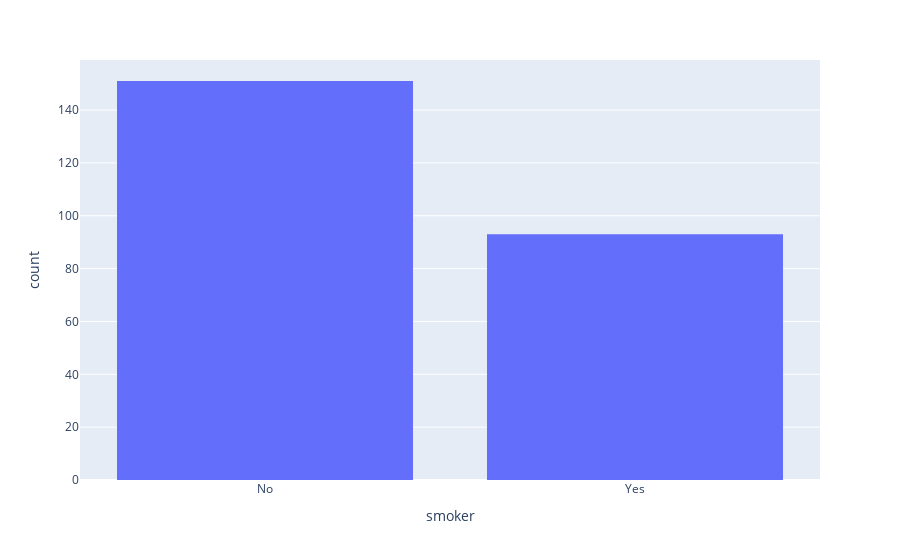

The notebook cell this image was saved under:
### Code cell
px.histogram(tips_df, x = 'smoker')

### Figure 1 — Plotly figure (JSON) as saved in the notebook; plotly's stock layout.template omitted (floating-point values rounded to 4 significant figures; data arrays with more than 128 entries replaced by an {"elided": "..."} marker saying what was removed)
{"data": [{"alignmentgroup": "True", "bingroup": "x", "hovertemplate": "smoker=%{x}<br>count=%{y}<extra></extra>", "legendgroup": "", "marker": {"color": "#636efa", "pattern": {"shape": ""}}, "name": "", "offsetgroup": "", "orientation": "v", "showlegend": false, "type": "histogram", "x": {"elided": "244 str values"}, "xaxis": "x", "yaxis": "y"}], "layout": {"barmode": "relative", "legend": {"tracegroupgap": 0}, "margin": {"t": 60}, "xaxis": {"anchor": "y", "domain": [0, 1], "title": {"text": "smoker"}}, "yaxis": {"anchor": "x", "domain": [0, 1], "title": {"text": "count"}}}}
